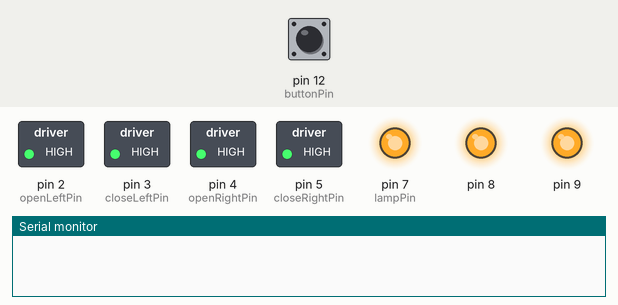
A sketch run on a simulated Arduino Nano, built with avr-gcc and run on an emulated ATmega328P. Shown: switched loads named in the sketch (green lamp = pin HIGH), output pins drawn as LEDs (lit = HIGH), the last lines printed to the serial monitor. The test bench sets the inputs (shaded band); at power-on: pin 12 (buttonPin) HIGH. Pins used as bus, display or sensor lines are not drawn.

Above: at 1.2 s.
1.3 s: pin 12 (buttonPin) pulled LOW for 0.15 s
At 2.1 s:
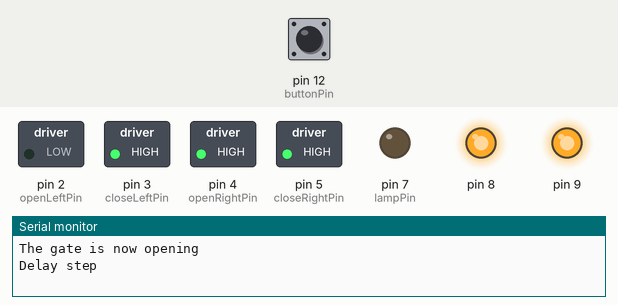
At 3.1 s:
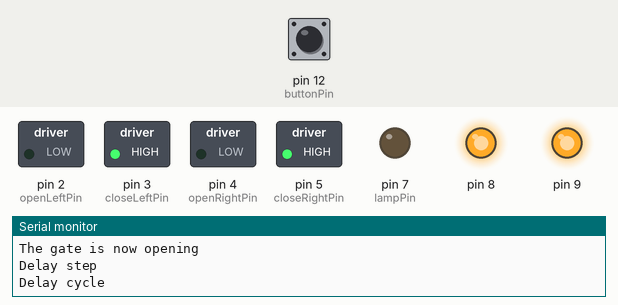
Timing chart, 0 to 33.8 s (numbered marks = the images above; inputs shaded):
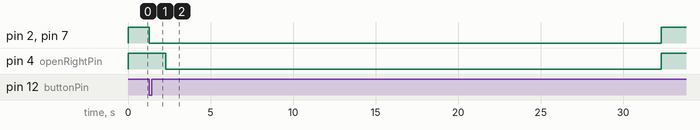

The sketch:

central.ino
```cpp
/*
	Author:		Parussini Elia
	Co-Author:	Romano Federico
	eMail:		elia.parussini@gmail.com
	eMail:		federicoromano1999@gmail.com

	Board:		Arduino Nano

	Title:
		Gate automation project
	Description:
		Centralina piccolina del portoncino, carino, piccolino,
		bello e pafuttelo, della calcelcestruzzaggine
*/

/*
	Pinout:

	D0 -> TX
	D1 -> RX
	D2 <- NC Light barrier
	D3 <- NO Pulse
	D4 -> K3 R open
	D5 -> K4 R close
	D6 -> K5 Latch
	D7 -> K6 Lamp
	D8 -> K7 NC
	D9 -> K8 NC
	D10
	D11 -> K1 L open
	D12 -> K2 L close
	D13
*/

#include "globals.h"

#include "gate.h"

void setupRealyBoard(){
	// Motors
	digitalWrite(openLeftPin, RELAY_OFF);
	digitalWrite(openRightPin, RELAY_OFF);
	digitalWrite(closeLeftPin, RELAY_OFF);
	digitalWrite(closeRightPin, RELAY_OFF);

	// Latch
	digitalWrite(latchPin, RELAY_OFF);

	// Lamp
	digitalWrite(lampPin, RELAY_OFF);

	// Not connected pins
	digitalWrite(8, RELAY_OFF);
	digitalWrite(9, RELAY_OFF);
}

// Globals
Gate gate;
char emcy;

// Timers
unsigned long requestTime;

void setup() {
	//Pin definition
	// Inputs
	pinMode(buttonPin, INPUT_PULLUP);						// NO Button key opener

	// Interrupts
	//attachInterrupt(barrierPin, emergency, FALLING);		// NC, barrier
	pinMode(barrierPin, INPUT_PULLUP);						// NC, barrier

	// Outputs
	// Gate motors
	pinMode(openLeftPin, OUTPUT);
	pinMode(closeLeftPin, OUTPUT);
	pinMode(openRightPin, OUTPUT);
	pinMode(closeRightPin, OUTPUT);

	// Latch
	pinMode(latchPin, OUTPUT);

	// Lamp
	pinMode(lampPin, OUTPUT);

	pinMode(8, OUTPUT);
	pinMode(9, OUTPUT);

	setupRealyBoard();

	// The contraption is not in emcy
	emcy = false;

	gate.stop();
	gate.setState(CLOSED);

	// Initializing the serial communication
	Serial.begin(9600);
}

void loop() {
	if(!emcy) {
		// The machine is not in emergency state
		if(!digitalRead(buttonPin)){
			// There is a request from the button
			//requestTime = millis();
			if(gate.isOpen()){
				gate.close();
			}
			else if(gate.isClosed()){
				gate.open();
			}
			else if(gate.isMoving()){
				// The gate is moving
			}
		}

	}
	else {
		Serial.write("There is something in the barrier");
	}

}

void emergency() {
	emcy = true;
	gate.stop();
}
```

gate.cpp
```cpp
#include "gate.h"
#include "globals.h"

bool Gate::isMoving(){
	return Gate::move;
}

bool Gate::isOpen(){
	return state;
}

bool Gate::isClosed(){
	return !state;
}

void Gate::stop(){
	digitalWrite(openLeftPin, RELAY_OFF);
	digitalWrite(openRightPin, RELAY_OFF);
	digitalWrite(closeLeftPin, RELAY_OFF);
	digitalWrite(closeRightPin, RELAY_OFF);

	Serial.println("The gate has been stopped");
}

void Gate::setState(bool state){
	this->state = state;
}

void Gate::open() {
	Serial.println("The gate is now opening");				// Opening message
	digitalWrite(lampPin, RELAY_ON);						// ON Walking gate lamp
	digitalWrite(latchPin, RELAY_ON);						// On Latch
	digitalWrite(openLeftPin, RELAY_ON);					// ON Left open
	Serial.println("Delay step");
	delay(delayStep);										// Delay step time
	digitalWrite(openRightPin, RELAY_ON);					// ON Right open
	Serial.println("Delay cycle");
	delay(delayCycle);										// Delay cycle time
	digitalWrite(latchPin, RELAY_OFF);						// OFF Latch
	digitalWrite(openLeftPin, RELAY_OFF);					// OFF Left open
	digitalWrite(openRightPin, RELAY_OFF);					// OFF Right open
	digitalWrite(lampPin, RELAY_OFF);						// OFF Walking gate lamp
	Serial.println("Fine");
	this->setState(OPEN);
}

void Gate::close() {
	Serial.println("The gate is now closing");				// Closing message
	digitalWrite(lampPin, RELAY_ON);						// ON Walking gate lamp
	digitalWrite(latchPin, RELAY_ON);						// On Latch
	digitalWrite(closeLeftPin, RELAY_ON);					// ON Left close
	Serial.println("Delay step");
	delay(delayStep);										// Delay step from one side to open
	digitalWrite(closeRightPin, RELAY_ON);					// ON Right close
	Serial.println("Delay cycle");
	delay(delayCycle);										// Delay cycle time
	digitalWrite(latchPin, RELAY_OFF);						// OFF Latch
	digitalWrite(closeLeftPin, RELAY_OFF);					// OFF Left close
	digitalWrite(closeRightPin, RELAY_OFF);					// OFF Right close
	digitalWrite(lampPin, RELAY_OFF);						// OFF Walking gate lamp
	Serial.println("Fine");
	this->setState(CLOSED);
}
```

gate.h
```cpp
#include "globals.h"

class Gate{
	public:
		// Getters
		bool isMoving();
		bool isOpen();
		bool isClosed();

		// Setter
		void setState(bool state);

		// Commands
		void stop();
		void open();
		void close();
	private:
		bool move;
		bool state;
};
```

globals.h
```cpp
#define delayCycle 30000									// Opening/closing gate total time
#define delayStep 1000										// Time to wait until start the other gate side

#define CLOSED 0											// The gate is close
#define OPEN 1												// The gate is open

#define RELAY_ON LOW										// Turn on the relay on the board
#define RELAY_OFF HIGH										// Turn off the relay on the board

// Pins defining
// Gate Motors Pin
#define openLeftPin 2										// K1, Open the left gate
#define closeLeftPin 3										// K2, Close the left gate
#define openRightPin 4										// K3, Open the right gate
#define closeRightPin 5										// K4, Close the right gate

#define latchPin 6											// K5, Latch to lock the whole gate

#define lampPin 7											// K6, Walking gate lamp

//Interrupts
#define barrierPin 11										// Light curtain, NC
#define buttonPin 12										// Button key opener, NO
```

Measured:
- after the input at 1.3 s, pin 2 (openLeftPin), pin 7 (lampPin): HIGH → LOW at once, → HIGH 31.0 s later; pin 4 (openRightPin): HIGH → LOW after 1.0 s, → HIGH 30.0 s later
